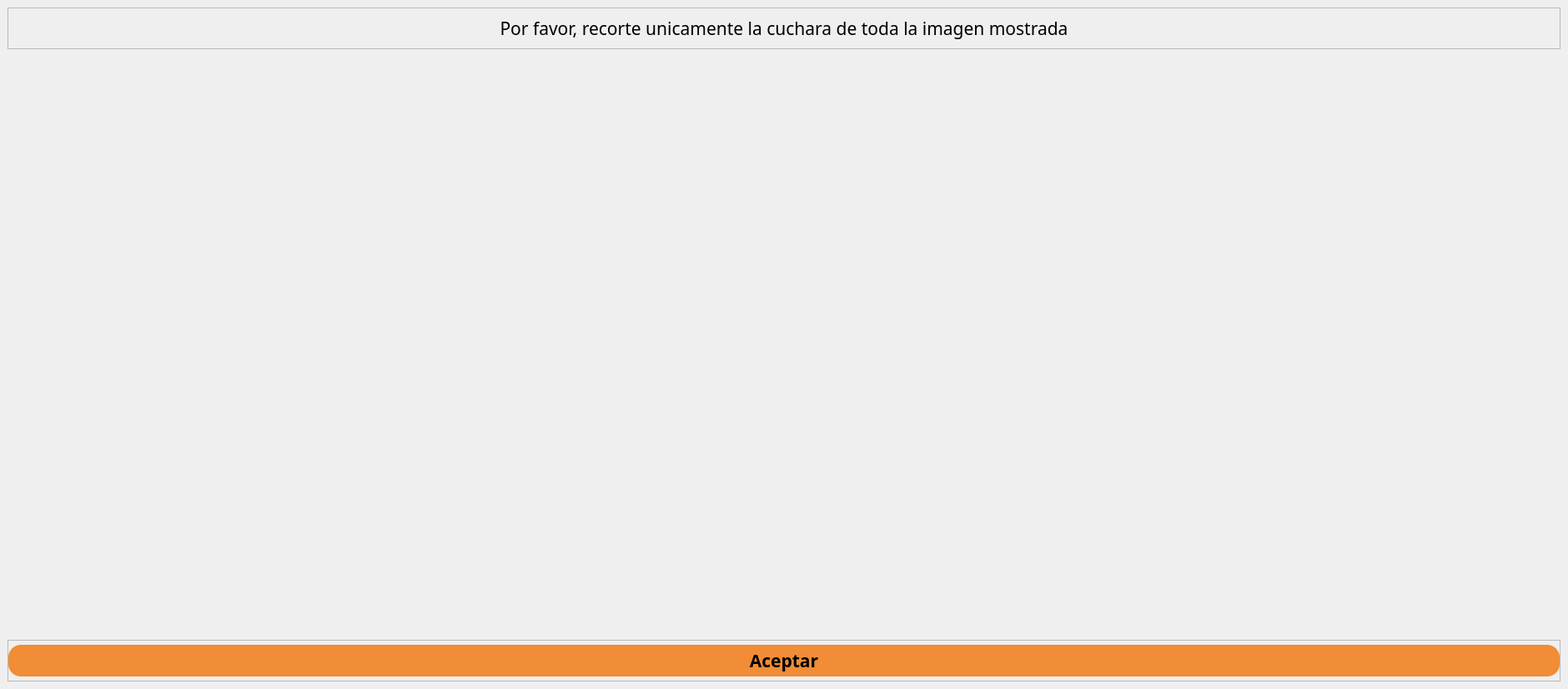
<?xml version="1.0" encoding="UTF-8"?>
<ui version="4.0">
 <class>cropWindow</class>
 <widget class="QMainWindow" name="cropWindow">
  <property name="geometry">
   <rect>
    <x>0</x>
    <y>0</y>
    <width>1880</width>
    <height>826</height>
   </rect>
  </property>
  <property name="minimumSize">
   <size>
    <width>1880</width>
    <height>826</height>
   </size>
  </property>
  <property name="maximumSize">
   <size>
    <width>1880</width>
    <height>826</height>
   </size>
  </property>
  <property name="windowTitle">
   <string>Recorte de Imagen</string>
  </property>
  <widget class="QWidget" name="centralwidget">
   <layout class="QVBoxLayout" name="verticalLayout">
    <item>
     <widget class="QFrame" name="frame_3">
      <property name="frameShape">
       <enum>QFrame::StyledPanel</enum>
      </property>
      <property name="frameShadow">
       <enum>QFrame::Raised</enum>
      </property>
      <layout class="QVBoxLayout" name="verticalLayout_4">
       <item>
        <widget class="QLabel" name="label_2">
         <property name="font">
          <font>
           <family>Bell MT</family>
           <pointsize>16</pointsize>
          </font>
         </property>
         <property name="text">
          <string>Por favor, recorte unicamente la cuchara de toda la imagen mostrada</string>
         </property>
         <property name="alignment">
          <set>Qt::AlignCenter</set>
         </property>
        </widget>
       </item>
      </layout>
     </widget>
    </item>
    <item>
     <widget class="QFrame" name="frameCropImage2">
      <property name="minimumSize">
       <size>
        <width>928</width>
        <height>696</height>
       </size>
      </property>
      <property name="maximumSize">
       <size>
        <width>1920</width>
        <height>1080</height>
       </size>
      </property>
      <property name="acceptDrops">
       <bool>false</bool>
      </property>
      <property name="styleSheet">
       <string notr="true">background-color:rgba(200, 200, 200, 0);</string>
      </property>
      <property name="frameShape">
       <enum>QFrame::StyledPanel</enum>
      </property>
      <property name="frameShadow">
       <enum>QFrame::Raised</enum>
      </property>
      <layout class="QHBoxLayout" name="horizontalLayout">
       <property name="spacing">
        <number>9</number>
       </property>
       <property name="leftMargin">
        <number>0</number>
       </property>
       <property name="topMargin">
        <number>0</number>
       </property>
       <property name="rightMargin">
        <number>0</number>
       </property>
       <property name="bottomMargin">
        <number>0</number>
       </property>
       <item>
        <widget class="QFrame" name="frameCropImage">
         <property name="minimumSize">
          <size>
           <width>928</width>
           <height>696</height>
          </size>
         </property>
         <property name="frameShape">
          <enum>QFrame::StyledPanel</enum>
         </property>
         <property name="frameShadow">
          <enum>QFrame::Raised</enum>
         </property>
        </widget>
       </item>
       <item>
        <widget class="QLabel" name="label">
         <property name="minimumSize">
          <size>
           <width>928</width>
           <height>696</height>
          </size>
         </property>
         <property name="maximumSize">
          <size>
           <width>928</width>
           <height>696</height>
          </size>
         </property>
         <property name="styleSheet">
          <string notr="true">border-image: url(:/Images/ResourcesFolder/Imagenes/Cuchara_Ejemplo_Recorte.JPG);</string>
         </property>
         <property name="text">
          <string/>
         </property>
        </widget>
       </item>
      </layout>
     </widget>
    </item>
    <item>
     <widget class="QFrame" name="pbAceptar">
      <property name="minimumSize">
       <size>
        <width>0</width>
        <height>50</height>
       </size>
      </property>
      <property name="maximumSize">
       <size>
        <width>16777215</width>
        <height>50</height>
       </size>
      </property>
      <property name="styleSheet">
       <string notr="true"/>
      </property>
      <property name="frameShape">
       <enum>QFrame::StyledPanel</enum>
      </property>
      <property name="frameShadow">
       <enum>QFrame::Raised</enum>
      </property>
      <layout class="QVBoxLayout" name="verticalLayout_3">
       <property name="spacing">
        <number>0</number>
       </property>
       <property name="leftMargin">
        <number>0</number>
       </property>
       <property name="topMargin">
        <number>5</number>
       </property>
       <property name="rightMargin">
        <number>0</number>
       </property>
       <property name="bottomMargin">
        <number>5</number>
       </property>
       <item>
        <widget class="QPushButton" name="pushButton">
         <property name="sizePolicy">
          <sizepolicy hsizetype="Expanding" vsizetype="Expanding">
           <horstretch>0</horstretch>
           <verstretch>0</verstretch>
          </sizepolicy>
         </property>
         <property name="font">
          <font>
           <family>Bell MT</family>
           <pointsize>16</pointsize>
           <bold>true</bold>
          </font>
         </property>
         <property name="styleSheet">
          <string notr="true">QPushButton{
	border-radius:15px;
	color: rgb(0, 0, 0);
	background-color: rgba(240, 120, 14, 210);
border:0px;
}
QPushButton:hover{
	background-color: rgba(255, 135, 29, 230);
}
QPushButton:pressed{
	background-color: rgba(255, 135, 29, 255);
}</string>
         </property>
         <property name="text">
          <string>Aceptar</string>
         </property>
        </widget>
       </item>
      </layout>
     </widget>
    </item>
   </layout>
   <zorder>frameCropImage2</zorder>
   <zorder>frame_3</zorder>
   <zorder>pbAceptar</zorder>
  </widget>
 </widget>
 <resources>
  <include location="resources.qrc"/>
 </resources>
 <connections/>
</ui>
